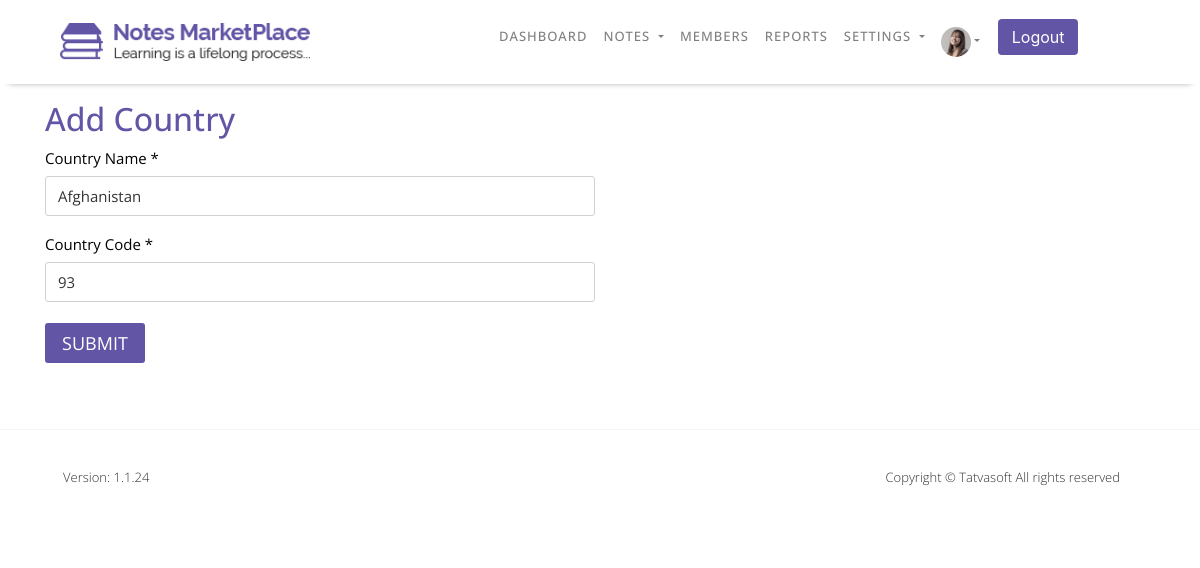
The app's page /NOTESMARKETPLACE/Admin/Add_Country.php?edit=1 (signed in) with its own data.
### tables this page shows
CREATE TABLE `userprofile` (
  `ID` int(11) NOT NULL COMMENT 'Primary Key',
  `UserID` int(11) NOT NULL COMMENT 'FOREIGN KEY relationship with Users table.',
  `DOB` datetime DEFAULT NULL,
  `Gender` int(11) DEFAULT NULL COMMENT 'FOREIGN KEY relationship with ReferenceData table.bind distinct value from ReferenceDtata table with filter RefCategory=''Gender'' ans IsActive = 1.',
  `SecondaryEmailAddress` varchar(100) NOT NULL COMMENT 'For Admin user only.',
  `Phone number - Country Code` varchar(5) NOT NULL COMMENT 'bind distinct CountryCode from Country table with filter IsActive=1.',
  `Phone number` varchar(20) NOT NULL,
  `Profile Picture` varchar(500) DEFAULT NULL COMMENT 'Profile Picture of the user. ',
  `Address Line 1` varchar(100) NOT NULL,
  `Address Line 2` varchar(100) NOT NULL,
  `City` varchar(50) NOT NULL,
  `State` varchar(50) NOT NULL,
  `Zip Code` varchar(50) NOT NULL,
  `Country` varchar(50) NOT NULL COMMENT 'Bind distinct Country from Country table with filter IsActive=1.',
  `University` varchar(100) DEFAULT NULL,
  `College` varchar(100) DEFAULT NULL,
  `CreatedDate` datetime DEFAULT current_timestamp() COMMENT 'Date and time when system has created a record.',
  `CraetedBy` int(11) DEFAULT NULL COMMENT 'UserID who has created this rocord.',
  `ModifiedDate` datetime DEFAULT current_timestamp() COMMENT 'Date and time when system has updated a record.',
  `ModifiedBy` int(11) DEFAULT NULL COMMENT 'UserID who has updated this rocord.'
);

CREATE TABLE `countries` (
  `ID` int(11) NOT NULL COMMENT 'PRIMARY KEY',
  `Name` varchar(100) NOT NULL,
  `Phonecode` int(11) NOT NULL,
  `CreatedDate` datetime DEFAULT current_timestamp() COMMENT 'Date and time when System as created a record.',
  `CreatedBy` int(11) DEFAULT NULL COMMENT 'UserID who has created this record.Super Admin ID you can insert static.',
  `ModifiedDate` datetime DEFAULT current_timestamp() COMMENT 'Date and time when system has updated this record.',
  `ModifiedBy` int(11) DEFAULT NULL COMMENT 'UserID who has updated this rocord.',
  `IsActive` bit(2) NOT NULL DEFAULT b'1' COMMENT 'Required Information, Default set to true.'
);

### NOTESMARKETPLACE/Admin/Add_Country.php (the view, shortened to what this page needs)
<?php include "Config/Database-Connection.php"; ?>
    <?php
        if(isset($_SESSION['loggedin']) && $_SESSION['loggedin'] = true){
            include "Header.php";
        }else{
            header("Location: ../Login.php");
        }
    ?>
    <section id="country">
        <div class="content-box-md">
            <div class="container">
                <div class="row">
                    <div class="col-md-12 col-sm-12 col-12 text-left">
                        <div class="horizontal-heading">
                            <h2>Add Country</h2>
                        </div>
                    </div>
                </div>
                <?php
                    if(isset($_GET['edit'])){
                        $ID = $_GET['edit'];
                        $query = "SELECT * FROM  countries WHERE ID=$ID";
                        $Admin_country_Select = mysqli_query($connection,$query);
                        if($row = mysqli_fetch_assoc($Admin_country_Select)){
                            $CountryOld = $row['Name'];
                            $PhonecodeOld = $row['Phonecode'];
                        }
                    }
                ?>
                <form action="" method="post" name="Add_Country_Form" onsubmit="return validateForm()">
                    <div class="row">
                        <div class="col-md-6 col-sm-12 col-12">
                            <div class="row country-row">
                                <div class="col-md-12 col-sm-12 col-12">
                                    <div class="form-group text-left">
                                        <label for="Country_Name">Country Name<span> *</span></label>
                                        <input type="text" style="width:100%;border:1px solid #d1d1d1" name="Country_Name" class="form-control" value="<?php if(isset($_GET['edit'])){ echo $CountryOld; }else{ echo ""; } ?>" placeholder="Enter your country name" required>
                                    </div>
                                </div>
                            </div>
                            <div class="row country-row">
                                <div class="col-md-12 col-sm-12 col-12">
                                    <div class="form-group text-left">
                                        <label for="Country_Code">Country Code<span> *</span></label>
                                        <input type="text" style="width:100%;border:1px solid #d1d1d1" value="<?php if(isset($_GET['edit'])){ echo $PhonecodeOld; }else{ echo ""; } ?>" name="Country_Code" class="form-control" placeholder="Enter country code" required>
                                    </div>
                                </div>
                            </div>
                        </div>
                    </div>
                    <div class="row country-row">
                        <div class="col-md-12 col-sm-12 col-12">
                            <button type="submit" name="CountrySubmit" class="btn btn-info btn-rich-blue">Submit</button>
                        </div>
                    </div>
                </form>
            </div>
        </div>
    </section>
<?php include "Footer.php"; ?>

### NOTESMARKETPLACE/Admin/Header.php (shortened to what this page needs)
<!DOCTYPE html>
<html lang="en">
<head>
    <link rel="stylesheet" href="css/bootstrap/bootstrap.min.css">
    <link rel="stylesheet" type="text/css" href="https://cdn.datatables.net/1.10.24/css/jquery.dataTables.min.css"/>
    <link rel="stylesheet" href="css/style.css">
    <link rel="stylesheet" href="css/responsive.css">
</head>
<body>
    <header>
        <nav class="navbar navbar-expand-lg navbar-light white-nav-top fixed-top">
            <div class="container">
                <a id="user-header" class="navbar-brand" href="Dashboard.php">
                    <img src="images/Homepage/logo.png" alt="Logo" class="img-responsive">
                </a>
                <div class="collapse navbar-collapse" id="navbarSupportedContent">
                    <ul class="navbar-nav me-auto mb-2 mb-lg-0">
                        <li class="nav-item">
                            <a class="nav-link" href="Dashboard.php">Dashboard</a>
                        </li>
                        <li class="nav-item dropdown">
                            <a class="nav-link dropdown-toggle dropbtn" href="#" id="navbarDropdown" role="button" data-toggle="dropdown" aria-haspopup="true" aria-expanded="false">
                                Notes
                            </a>
                        </li>
                        <li class="nav-item">
                            <a class="nav-link" href="Members.php">Members</a>
                        </li>
                        <li class="nav-item">
                            <a class="nav-link" href="Spam_Reports.php">Reports</a>
                        </li>
                        <li class="nav-item dropdown">
                            <a class="nav-link dropdown-toggle dropbtn" href="#" id="navbarDropdown" role="button" data-toggle="dropdown" aria-haspopup="true" aria-expanded="false">
                                Settings
                            </a>
                        </li>
                        <li class="nav-item dropdown">
                            <a class="nav-link dropdown-toggle user-img dropbtn" href="#" id="navbarDropdown" role="button" data-toggle="dropdown" aria-haspopup="true" aria-expanded="false">
                            <?php
                                    $EmailID = $_SESSION['EmailID'];
                                    $query = "SELECT * FROM users WHERE EmailID='{$EmailID}'";
                                    $Users_select = mysqli_query($connection,$query);
                                    while($row = mysqli_fetch_assoc($Users_select)){
                                        $ID = $row['ID'];
                                    }
                                    $query = "SELECT * FROM userprofile WHERE UserID=$ID";
                                    $Users_select = mysqli_query($connection,$query);
                                    while($row = mysqli_fetch_assoc($Users_select)){
                                        $IMG = $row['Profile Picture'];
                                    }
                                    $query = "SELECT * FROM system_configuration WHERE ID=8";
                                    $Default_select = mysqli_query($connection,$query);
                                    while($row = mysqli_fetch_assoc($Default_select)){
                                        $Default_IMG = $row['Value'];
                                    }
                            ?>
                            <img src="<?php if(mysqli_num_rows($Users_select)!=0 && $IMG!=""){ echo "../Uploads/Admin/$ID/Profile_Photo/$IMG"; }else{ echo "../Uploads/Default_Images/$Default_IMG"; }?>" alt="User-Photo" class="rounded-circle img-responsive"></a>
                        </li>
                        <li class="nav-item">
                            <form class="form-inline my-2 my-lg-0" action="" method="post">
                                <button class="btn my-2 my-sm-0 btn-Blue" name="Logout" type="submit" onclick="return LogoutAdmin()">Logout</button>
                            </form>
                        </li>
                    </ul>
                </div>
            </div>
        </nav>
    </header>

### records on screen
userprofile: Profile Picture (picture)
countries: Country_Name "Afghanistan", Country_Code "93"
